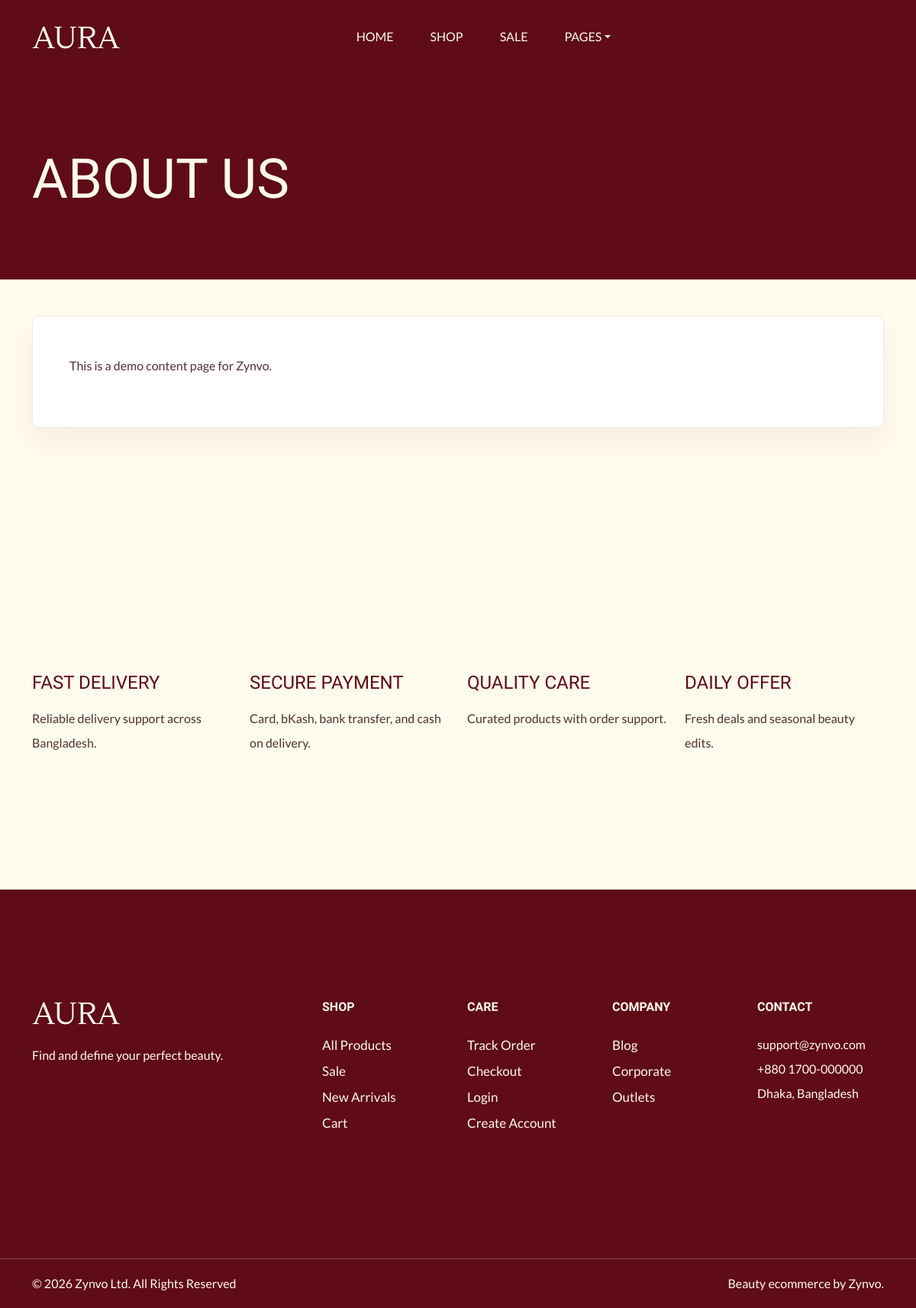
Page /pages/about-us/ on the committed database.
### core/models.py (models this page shows, shortened)
class StaticPage(models.Model):
    title = models.CharField(max_length=150)
    slug = models.SlugField(unique=True)
    body = models.TextField()
    meta_title = models.CharField(max_length=160, blank=True)
    meta_description = models.CharField(max_length=255, blank=True)
    is_published = models.BooleanField(default=True)

class SingletonModel(models.Model):
    class Meta:
        abstract = True
    @classmethod
    def load(cls):
        obj, _ = cls.objects.get_or_create(pk=1)
        return obj

class SiteSettings(SingletonModel):
    site_name = models.CharField(max_length=100, default='Zynvo')
    tagline = models.CharField(max_length=150, default='Smart living, curated beautifully.')
    support_phone = models.CharField(max_length=30, default='+880 1700-000000')
    support_email = models.EmailField(default='support@zynvo.com')
    address = models.CharField(max_length=255, default='Dhaka, Bangladesh')
    copyright_text = models.CharField(max_length=255, default='© 2026 Zynvo Ltd. All Rights Reserved')
    hero_title = models.CharField(max_length=140, default='Elevate your everyday with Zynvo')
    hero_subtitle = models.CharField(
        max_length=255,
        default='Discover hand-picked lifestyle, fashion, and gadget essentials with fast delivery.',
    )
    announcement_text = models.CharField(max_length=255, default='Free shipping on orders over ৳3000')
    corporate_cta_title = models.CharField(max_length=140, default='Become Our Corporate Partner')
    corporate_cta_url = models.CharField(max_length=255, default='/corporate/')
    facebook_url = models.URLField(blank=True)
    instagram_url = models.URLField(blank=True)
    youtube_url = models.URLField(blank=True)
    linkedin_url = models.URLField(blank=True)

### core/views.py (the view)
# urls.py: path('pages/<slug:slug>/', views.page_detail, name='page'),
def page_detail(request, slug):
    page = get_object_or_404(StaticPage, slug=slug, is_published=True)
    return render(request, 'core/page_detail.html', {'page': page})

### orders/cart_utils.py (called while the page is built, shortened)
def _cart(request, create=False):
    cart = request.session.get('cart')
    if cart is None:
        cart = {}
        if create:
            request.session['cart'] = cart
    return cart

def get_cart_items(request):
    from catalog.models import Product, ProductVariant
    cart = _cart(request)
    items = []
    subtotal = Decimal('0.00')
    if not cart:
        return items, subtotal

### orders/context_processors.py (called while the page is built)
def cart_context(request):
    items, subtotal = get_cart_items(request)
    return {
        'cart_items': items,
        'cart_subtotal': subtotal,
        'cart_count': sum(item['quantity'] for item in items),
    }

### templates/core/page_detail.html (shortened to what this page needs)
{% extends 'base.html' %}
{% block content %}
<section class="page-hero"><div class="container"><h1 class="display-2 text-uppercase">{{ page.title }}</h1></div></section>
<section class="padding-medium pt-5">
  <div class="container">
    <div class="aura-card p-5">{{ page.body|linebreaks }}</div>
  </div>
</section>
{% endblock %}

### templates/includes/footer.html (shortened to what this page needs)
{% load static %}
<section id="service" class="padding-medium">
  <div class="container">
    <div class="row">
      <div class="col-md-3 my-3">
        <div class="card">
          <h4 class="text-uppercase py-3 m-0">Fast Delivery</h4>
          <p>Reliable delivery support across Bangladesh.</p>
        </div>
      </div>
      <div class="col-md-3 my-3">
        <div class="card">
          <h4 class="text-uppercase py-3 m-0">Secure Payment</h4>
          <p>Card, bKash, bank transfer, and cash on delivery.</p>
        </div>
      </div>
      <div class="col-md-3 my-3">
        <div class="card">
          <h4 class="text-uppercase py-3 m-0">Quality Care</h4>
          <p>Curated products with order support.</p>
        </div>
      </div>
      <div class="col-md-3 my-3">
        <div class="card">
          <h4 class="text-uppercase py-3 m-0">Daily Offer</h4>
          <p>Fresh deals and seasonal beauty edits.</p>
        </div>
      </div>
    </div>
  </div>
</section>
<footer id="footer" class="bg-primary padding-medium">
  <div class="container text-light">
    <div class="row">
      <div class="col-md-4">
        <div class="footer-menu">
          <img src="{% static 'aura/images/logo.png' %}" alt="{{ site_settings.site_name }}">
          <p class="mt-4">Find and define your perfect beauty.</p>
          <div class="social-links mt-4">
            <ul class="d-flex list-unstyled gap-3">
              <li><a href="{{ site_settings.facebook_url|default:'#' }}"><iconify-icon class="social-icon text-light fs-4 me-4" icon="ri:facebook-fill"></iconify-icon></a></li>
              <li><a href="{{ site_settings.instagram_url|default:'#' }}"><iconify-icon class="social-icon text-light fs-4 me-4" icon="ri:instagram-fill"></iconify-icon></a></li>
              <li><a href="{{ site_settings.youtube_url|default:'#' }}"><iconify-icon class="social-icon text-light fs-4 me-4" icon="ri:youtube-fill"></iconify-icon></a></li>
            </ul>
          </div>
        </div>
      </div>
      <div class="col-md-2">
        <div class="footer-menu">
          <h6 class="text-uppercase fw-bold text-light mb-4">Shop</h6>
          <ul class="menu-list list-unstyled">
            <li><a href="{% url 'catalog:shop' %}" class="footer-link">All Products</a></li>
            <li><a href="{% url 'catalog:shop' %}?sale=1" class="footer-link">Sale</a></li>
            <li><a href="{% url 'catalog:shop' %}?sort=latest" class="footer-link">New Arrivals</a></li>
            <li><a href="{% url 'orders:cart' %}" class="footer-link">Cart</a></li>
          </ul>
        </div>
      </div>
      <div class="col-md-2">
        <div class="footer-menu">
          <h6 class="text-uppercase fw-bold text-light mb-4">Care</h6>
          <ul class="menu-list list-unstyled">
            <li><a href="{% url 'orders:tracking' %}" class="footer-link">Track Order</a></li>
            <li><a href="{% url 'orders:checkout' %}" class="footer-link">Checkout</a></li>
            <li><a href="{% url 'accounts:login' %}" class="footer-link">Login</a></li>
            <li><a href="{% url 'accounts:register' %}" class="footer-link">Create Account</a></li>
          </ul>
        </div>
      </div>
      <div class="col-md-2">
        <div class="footer-menu">
          <h6 class="text-uppercase fw-bold text-light mb-4">Company</h6>
          <ul class="menu-list list-unstyled">
            <li><a href="{% url 'core:blog_index' %}" class="footer-link">Blog</a></li>
            <li><a href="{% url 'core:corporate' %}" class="footer-link">Corporate</a></li>
            <li><a href="{% url 'core:outlets' %}" class="footer-link">Outlets</a></li>
          </ul>
        </div>
      </div>
      <div class="col-md-2">
        <div class="footer-menu">
          <h6 class="text-uppercase fw-bold text-light mb-4">Contact</h6>
          <ul class="menu-list list-unstyled">
            <li class="footer-link">{{ site_settings.support_email }}</li>
            <li class="footer-link">{{ site_settings.support_phone }}</li>
            <li class="footer-link">{{ site_settings.address }}</li>
          </ul>
        </div>
      </div>
    </div>
  </div>
</footer>
<div id="footer-bottom" class="bg-primary">
  <hr class="text-light m-0">
  <div class="container text-light pt-3">
    <div class="row">
      <div class="col-md-6 copyright"><p>{{ site_settings.copyright_text|default:"© Zynvo. All rights reserved." }}</p></div>
      <div class="col-md-6 text-md-end"><p>Beauty ecommerce by {{ site_settings.site_name }}.</p></div>
    </div>
  </div>
</div>

### static/css/styles.css (style rules this page uses)
:root { --header-height: 160px; --header-height-min: 80px; }
:root { --accent-color: #5f0b18; --dark-color: #222222; --light-dark-color: #727272; --light-color: #fffbed; --grey-color: #dbdbdb; --light-grey-color: #ffdede; --light-primary-color: #fffbed; }
:root { --body-font: "Lato", sans-serif; --heading-font: "Lustria", serif; }
body { --bs-body-bg: #fffbed; --bs-link-color: #333; --bs-link-hover-color: #333; --bs-link-color-rgb: 40, 40, 40; --bs-link-hover-color-rgb: 0, 0, 0; --bs-light-rgb: 255, 251, 237; --bs-font-sans-serif: "Lato", sans-serif; --bs-body-font-family: var(--bs-font-sans-serif); --bs-body-font-size: 1rem; --bs-body-font-weight: 400; --bs-body-line-height: 2; --bs-body-color: #503131; --bs-primary: #5f0b18; --bs-primary-rgb: 95, 11, 24; --bs-primary-bg-subtle: #FFF9EB; --bs-border-color: #F7F7F7; --bs-secondary-rgb: 230, 243, 251; --bs-success-rgb: 238, 245, 228; --bs-danger-rgb: 249, 235, 231; --bs-warning-rgb: 255, 249, 235; --bs-info-rgb: 230, 243, 250; }
h1, h2, h3, h4, h5, h6 { font-family: var(--heading-font); color: var(--accent-color); font-weight: 500; text-transform: capitalize; }
a { text-decoration: none; }
.padding-medium { padding-top: 9rem; padding-bottom: 9rem; }
a.footer-link { color: var(--light-color); font-size: 1.0625rem; text-transform: capitalize; }
.card { --bs-card-inner-border-radius: none; --bs-card-bg: transparent; background-color: transparent; border: none; }
.aura-site { background: var(--light-color); }
.page-hero { padding-top: 12rem; padding-bottom: 5rem; background: var(--accent-color); color: var(--light-color); }
.page-hero h1, .page-hero p, .page-hero a { color: var(--light-color); }
.aura-card { background: #fff; border: 1px solid rgba(95, 11, 24, 0.09); border-radius: 8px; box-shadow: 0 18px 40px rgba(95, 11, 24, 0.06); }

### rows in the picture
StaticPage: title "ABOUT US", body "This is a demo content page for Zynvo."
SiteSettings: support_email "support@zynvo.com", support_phone "+880 1700-000000", address "Dhaka, Bangladesh", copyright_text "© 2026 Zynvo Ltd. All Rights Reserved", site_name "Zynvo"
